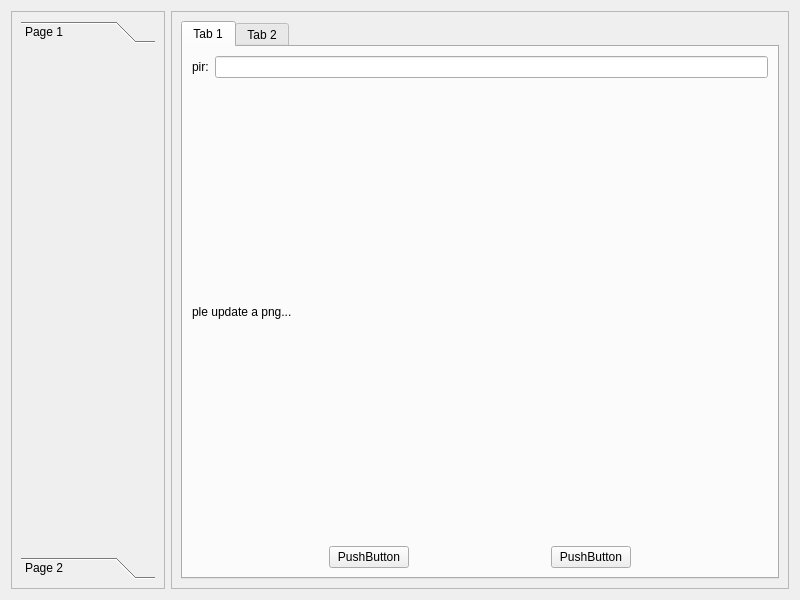
<?xml version="1.0" encoding="UTF-8"?>
<ui version="4.0">
 <class>Widget</class>
 <widget class="QWidget" name="Widget">
  <property name="geometry">
   <rect>
    <x>0</x>
    <y>0</y>
    <width>800</width>
    <height>600</height>
   </rect>
  </property>
  <property name="windowTitle">
   <string>Widget</string>
  </property>
  <layout class="QHBoxLayout" name="horizontalLayout_3" stretch="2,8">
   <item>
    <widget class="QFrame" name="frame">
     <property name="frameShape">
      <enum>QFrame::StyledPanel</enum>
     </property>
     <property name="frameShadow">
      <enum>QFrame::Raised</enum>
     </property>
     <layout class="QGridLayout" name="gridLayout_2">
      <item row="0" column="0">
       <widget class="QToolBox" name="toolBox">
        <property name="currentIndex">
         <number>0</number>
        </property>
        <widget class="QWidget" name="page">
         <property name="geometry">
          <rect>
           <x>0</x>
           <y>0</y>
           <width>130</width>
           <height>486</height>
          </rect>
         </property>
         <attribute name="label">
          <string>Page 1</string>
         </attribute>
        </widget>
        <widget class="QWidget" name="page_2">
         <property name="geometry">
          <rect>
           <x>0</x>
           <y>0</y>
           <width>130</width>
           <height>486</height>
          </rect>
         </property>
         <attribute name="label">
          <string>Page 2</string>
         </attribute>
        </widget>
       </widget>
      </item>
     </layout>
    </widget>
   </item>
   <item>
    <widget class="QFrame" name="frame_2">
     <property name="frameShape">
      <enum>QFrame::StyledPanel</enum>
     </property>
     <property name="frameShadow">
      <enum>QFrame::Raised</enum>
     </property>
     <layout class="QGridLayout" name="gridLayout">
      <item row="0" column="0">
       <widget class="QTabWidget" name="tabWidget">
        <property name="currentIndex">
         <number>0</number>
        </property>
        <widget class="QWidget" name="tab">
         <attribute name="title">
          <string>Tab 1</string>
         </attribute>
         <layout class="QVBoxLayout" name="verticalLayout" stretch="2,6,2">
          <item>
           <layout class="QHBoxLayout" name="horizontalLayout">
            <item>
             <widget class="QLabel" name="label">
              <property name="text">
               <string>pir:</string>
              </property>
             </widget>
            </item>
            <item>
             <widget class="QLineEdit" name="lineEdit"/>
            </item>
           </layout>
          </item>
          <item>
           <widget class="QLabel" name="label_2">
            <property name="text">
             <string>ple update a png...</string>
            </property>
           </widget>
          </item>
          <item>
           <layout class="QHBoxLayout" name="horizontalLayout_2">
            <item>
             <spacer name="horizontalSpacer">
              <property name="orientation">
               <enum>Qt::Horizontal</enum>
              </property>
              <property name="sizeHint" stdset="0">
               <size>
                <width>40</width>
                <height>20</height>
               </size>
              </property>
             </spacer>
            </item>
            <item>
             <widget class="QPushButton" name="pushButton">
              <property name="text">
               <string>PushButton</string>
              </property>
             </widget>
            </item>
            <item>
             <spacer name="horizontalSpacer_3">
              <property name="orientation">
               <enum>Qt::Horizontal</enum>
              </property>
              <property name="sizeHint" stdset="0">
               <size>
                <width>40</width>
                <height>20</height>
               </size>
              </property>
             </spacer>
            </item>
            <item>
             <widget class="QPushButton" name="pushButton_2">
              <property name="text">
               <string>PushButton</string>
              </property>
             </widget>
            </item>
            <item>
             <spacer name="horizontalSpacer_2">
              <property name="orientation">
               <enum>Qt::Horizontal</enum>
              </property>
              <property name="sizeHint" stdset="0">
               <size>
                <width>40</width>
                <height>20</height>
               </size>
              </property>
             </spacer>
            </item>
           </layout>
          </item>
         </layout>
        </widget>
        <widget class="QWidget" name="tab_2">
         <attribute name="title">
          <string>Tab 2</string>
         </attribute>
        </widget>
       </widget>
      </item>
     </layout>
    </widget>
   </item>
  </layout>
 </widget>
 <resources/>
 <connections/>
</ui>
